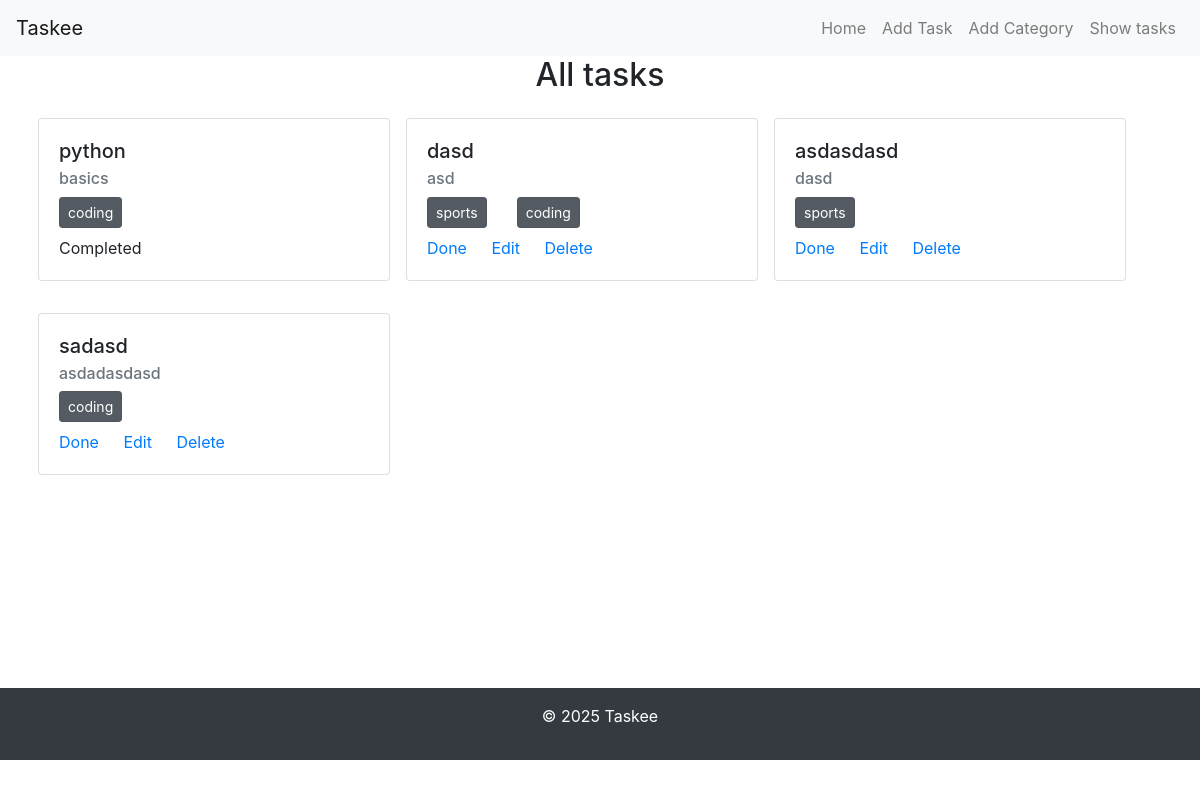
The page / on the database its author committed.
### task/models.py (models this page shows, shortened)
class Task(models.Model):
    task_title = models.CharField(max_length=255)
    task_description = models.TextField()
    is_completed = models.BooleanField(default=False)
    assign_date = models.DateField(default=datetime.date.today)

### category/models.py (models this page shows, shortened)
class Category(models.Model):
    category_name = models.CharField(max_length=255)
    tasks = models.ManyToManyField(Task, related_name='categories')

### taskmanage/views.py (the view)
# urls.py: path('', views.Home, name="home"),
def Home(request):
    tasks = tmodels.Task.objects.all()
    return render(request, 'index.html', {'tasks': tasks})

### templates/index.html
{% extends 'base.html' %}
{% block content %}
<div class="container">
  <h2 class="text-center">All tasks</h2>
    <div class="row">
      {% for task in tasks %}
          <div class="card mx-2 my-3" style="width: 22rem;">
            <div class="card-body">
              <h5 class="card-title">{{task.task_title}}</h5>
              <h6 class="card-subtitle mb-2 text-muted">{{task.task_description}}</h6>
              <div class="row mb-2">
                {% for category in task.categories.all %}
                  <div class="col-auto">
                    <span class="btn btn-secondary btn-sm active">{{ category.category_name }}</span>
                  </div>
                {% endfor %}
              </div>
              {% if task.is_completed %}
                <span>Completed</span>
              {% else %}
                <a href="{% url 'completetask' %}?id={{task.id}}" class="card-link">Done</a>
                <a href="{% url 'edittask' %}?id={{task.id}}" class="card-link">Edit</a>
                <a href="{% url 'deletetask' %}?id={{task.id}}" class="card-link">Delete</a>
              {% endif %}
            </div>
          </div>
      {% endfor %}
    </div>
</div>
{% endblock %}

### templates/base.html (shortened to what this page needs)
<!DOCTYPE html>
<html lang="en">
<head>
    <link rel="stylesheet" href="https://cdn.jsdelivr.net/npm/bootstrap@4.4.1/dist/css/bootstrap.min.css">
</head>
<body>
    <nav class="navbar navbar-expand-lg navbar-light bg-light">
        <span class="navbar-brand">Taskee</span>
        <div class="collapse navbar-collapse" id="navbarNav">
            <ul class="navbar-nav ml-auto">
                <li class="nav-item">
                    <a class="nav-link" href="/">Home</a>
                </li>
                <li class="nav-item">
                    <a class="nav-link" href="{% url 'addtask' %}">Add Task</a>
                </li>
                <li class="nav-item">
                    <a class="nav-link" href="{% url 'addcategory' %}">Add Category</a>
                </li>
                <li class="nav-item">
                    <a class="nav-link" href="{% url 'home' %}">Show tasks</a>
                </li>
            </ul>
        </div>
    </nav>
    <main>
        {% block content %}
        {% endblock %}
    </main>
    <footer class="bg-dark text-white text-center py-3 mt-5">
        <p>&copy; 2025 Taskee</p>
    </footer>
  </body>
</html>

### templates/base.html (style rules this page uses)
main { min-height: 73vh; }

### rows shown on the page
Task: task_title "python", task_description "basics", is_completed "Completed"
Category: category_name "coding"
Task: task_title "dasd", task_description "asd"
Category: category_name "sports"
Task: task_title "asdasdasd", task_description "dasd"
Task: task_title "sadasd", task_description "asdadasdasd"
